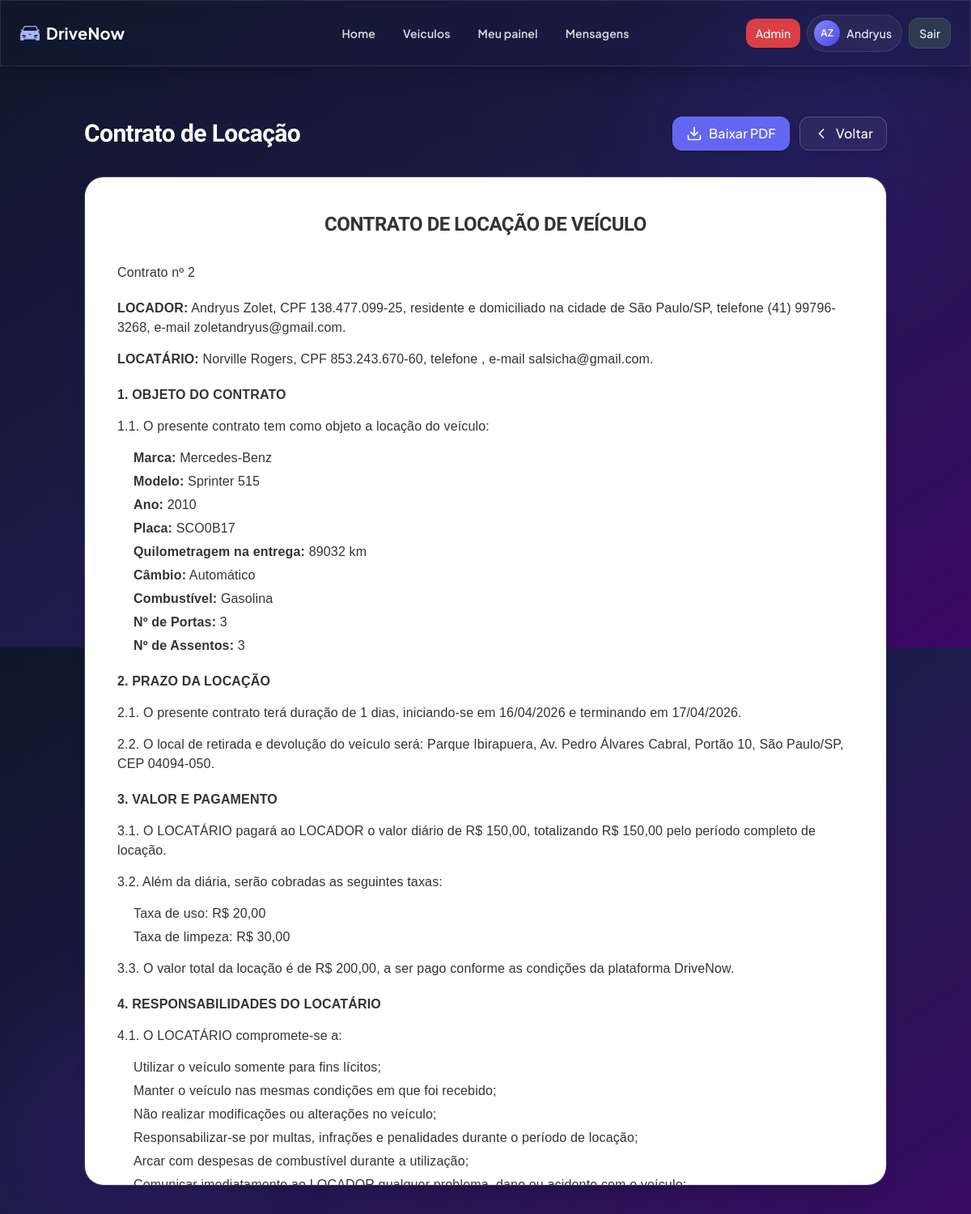
The page /contrato/gerar_contrato.php?reserva=2 (signed in) on the database its author committed.
### tables this page shows
CREATE TABLE `reserva` (
  `id` int(11) NOT NULL,
  `veiculo_id` int(11) DEFAULT NULL,
  `conta_usuario_id` int(11) DEFAULT NULL,
  `reserva_data` date DEFAULT NULL,
  `devolucao_data` date DEFAULT NULL,
  `diaria_valor` decimal(10,2) DEFAULT NULL,
  `taxas_de_uso` decimal(10,2) DEFAULT NULL,
  `taxas_de_limpeza` decimal(10,2) DEFAULT NULL,
  `valor_total` decimal(10,2) DEFAULT NULL,
  `status` varchar(20) DEFAULT 'pendente',
  `observacoes` text DEFAULT NULL
);

CREATE TABLE `conta_usuario` (
  `id` int(11) NOT NULL,
  `is_admin` tinyint(1) NOT NULL DEFAULT 0,
  `ativo` tinyint(1) NOT NULL DEFAULT 1,
  `primeiro_nome` varchar(50) DEFAULT NULL,
  `segundo_nome` varchar(50) DEFAULT NULL,
  `telefone` varchar(20) DEFAULT NULL,
  `e_mail` varchar(100) DEFAULT NULL,
  `senha` varchar(255) DEFAULT NULL,
  `data_de_entrada` date DEFAULT NULL,
  `foto_perfil` varchar(255) DEFAULT NULL,
  `cpf` varchar(14) DEFAULT NULL COMMENT 'CPF do usuário',
  `foto_cnh_frente` varchar(255) DEFAULT NULL COMMENT 'Caminho para foto da CNH (frente)',
  `foto_cnh_verso` varchar(255) DEFAULT NULL COMMENT 'Caminho para foto da CNH (verso)',
  `status_docs` enum('pendente','verificando','aprovado','rejeitado') NOT NULL DEFAULT 'pendente' COMMENT 'Status da verificação dos documentos',
  `data_verificacao` datetime DEFAULT NULL COMMENT 'Data da última verificação',
  `admin_verificacao` int(11) DEFAULT NULL COMMENT 'ID do admin que verificou os documentos',
  `tem_cnh` tinyint(1) NOT NULL DEFAULT 0 COMMENT 'Se o usuário possui CNH',
  `cadastro_completo` tinyint(1) NOT NULL DEFAULT 0 COMMENT 'Se o usuário completou o cadastro com documentos',
  `observacoes_docs` text DEFAULT NULL COMMENT 'Observações da verificação',
  `mensagens_nao_lidas` int(11) NOT NULL DEFAULT 0,
  `media_avaliacao_proprietario` decimal(3,1) DEFAULT NULL,
  `total_avaliacoes_proprietario` int(11) DEFAULT 0,
  `media_avaliacao_locatario` decimal(3,1) DEFAULT NULL,
  `total_avaliacoes_locatario` int(11) DEFAULT 0
);

CREATE TABLE `cidade` (
  `id` int(11) NOT NULL,
  `estado_id` int(11) NOT NULL,
  `cidade_nome` varchar(100) NOT NULL
);

CREATE TABLE `estado` (
  `id` int(11) NOT NULL,
  `estado_nome` varchar(100) NOT NULL,
  `sigla` char(2) DEFAULT NULL
);

CREATE TABLE `veiculo` (
  `id` int(11) NOT NULL,
  `local_id` int(11) DEFAULT NULL,
  `categoria_veiculo_id` int(11) DEFAULT NULL,
  `dono_id` int(11) DEFAULT NULL,
  `veiculo_marca` varchar(50) DEFAULT NULL,
  `veiculo_modelo` varchar(100) DEFAULT NULL,
  `veiculo_ano` int(11) DEFAULT NULL,
  `veiculo_km` int(11) DEFAULT NULL,
  `veiculo_placa` varchar(50) DEFAULT NULL,
  `veiculo_cambio` varchar(50) DEFAULT NULL,
  `veiculo_combustivel` varchar(50) DEFAULT NULL,
  `veiculo_portas` int(11) DEFAULT NULL,
  `veiculo_acentos` int(11) DEFAULT NULL,
  `veiculo_tracao` varchar(50) DEFAULT NULL,
  `disponivel` tinyint(1) DEFAULT 1 COMMENT '0=Indisponível, 1=Disponível',
  `preco_diaria` decimal(10,2) NOT NULL DEFAULT 150.00,
  `descricao` text DEFAULT NULL,
  `media_avaliacao` decimal(3,1) DEFAULT NULL,
  `total_avaliacoes` int(11) DEFAULT 0
);

CREATE TABLE `local` (
  `id` int(11) NOT NULL,
  `cidade_id` int(11) NOT NULL,
  `nome_local` varchar(100) NOT NULL,
  `endereco` varchar(255) DEFAULT NULL,
  `complemento` varchar(100) DEFAULT NULL,
  `cep` varchar(10) DEFAULT NULL
);

### includes/auth.php (called while the page is built, shortened)
<?php
function isAdmin() {
    $usuario = getUsuario();
    return isset($usuario['is_admin']) && $usuario['is_admin'] == 1;
}
function estaLogado() {
    return isset($_SESSION['usuario']);
}
function getUsuario() {
    return $_SESSION['usuario'] ?? null;
}
?>

### contrato/gerar_contrato.php (the view, shortened to what this page needs)
<?php
require_once '../includes/auth.php';
$mpdfDisponivel = file_exists('../vendor/autoload.php');
global $pdo;
$reservaId = (int)$_GET['reserva'];
$stmt = $pdo->prepare("
    SELECT r.*, v.veiculo_marca, v.veiculo_modelo, v.veiculo_ano, v.veiculo_placa,
           v.veiculo_km, v.veiculo_cambio, v.veiculo_combustivel, v.veiculo_portas,
           v.veiculo_acentos, v.veiculo_tracao,
           loc.nome_local, loc.endereco, loc.complemento, loc.cep,
           c.cidade_nome, e.estado_nome, e.sigla,
           d.conta_usuario_id AS proprietario_id,
           proprio.primeiro_nome AS dono_nome, proprio.segundo_nome AS dono_sobrenome,
           proprio.cpf AS dono_cpf, proprio.telefone AS dono_telefone, proprio.e_mail AS dono_email,
           locat.primeiro_nome AS locatario_nome, locat.segundo_nome AS locatario_sobrenome,
           locat.cpf AS locatario_cpf, locat.telefone AS locatario_telefone, locat.e_mail AS locatario_email,
           locat.id AS locatario_id
    FROM reserva r
    INNER JOIN veiculo v ON r.veiculo_id = v.id
    INNER JOIN dono d ON v.dono_id = d.id
    INNER JOIN conta_usuario proprio ON d.conta_usuario_id = proprio.id
    INNER JOIN conta_usuario locat ON r.conta_usuario_id = locat.id
    LEFT JOIN local loc ON v.local_id = loc.id
    LEFT JOIN cidade c ON loc.cidade_id = c.id
    LEFT JOIN estado e ON c.estado_id = e.id
    WHERE r.id = ?
");
$stmt->execute([$reservaId]);
$reserva = $stmt->fetch();
$valorDiaria = number_format($reserva['diaria_valor'], 2, ',', '.');
$taxaUso = number_format($reserva['taxas_de_uso'], 2, ',', '.');
$taxaLimpeza = number_format($reserva['taxas_de_limpeza'], 2, ',', '.');
$valorTotal = number_format($reserva['valor_total'], 2, ',', '.');
$dataInicio = new DateTime($reserva['reserva_data']);
$dataFim = new DateTime($reserva['devolucao_data']);
$dias = $dataInicio->diff($dataFim)->days;
$dataInicioFormatada = $dataInicio->format('d/m/Y');
$dataFimFormatada = $dataFim->format('d/m/Y');
$dataAtual = date('d/m/Y');
$textoContrato = "
<h1 style='text-align: center; margin-bottom: 30px;'>CONTRATO DE LOCAÇÃO DE VEÍCULO</h1>
<p style='margin-bottom: 20px;'>Contrato nº {$reserva['id']}</p>
<p><strong>LOCADOR:</strong> {$reserva['dono_nome']} {$reserva['dono_sobrenome']}, CPF {$reserva['dono_cpf']}, residente e domiciliado na cidade de {$reserva['cidade_nome']}/{$reserva['sigla']}, telefone {$reserva['dono_telefone']}, e-mail {$reserva['dono_email']}.</p>
<p><strong>LOCATÁRIO:</strong> {$reserva['locatario_nome']} {$reserva['locatario_sobrenome']}, CPF {$reserva['locatario_cpf']}, telefone {$reserva['locatario_telefone']}, e-mail {$reserva['locatario_email']}.</p>
<p style='margin-top: 20px;'><strong>1. OBJETO DO CONTRATO</strong></p>
<p>1.1. O presente contrato tem como objeto a locação do veículo:</p>
<ul>
    <li><strong>Marca:</strong> {$reserva['veiculo_marca']}</li>
    <li><strong>Modelo:</strong> {$reserva['veiculo_modelo']}</li>
    <li><strong>Ano:</strong> {$reserva['veiculo_ano']}</li>
    <li><strong>Placa:</strong> {$reserva['veiculo_placa']}</li>
    <li><strong>Quilometragem na entrega:</strong> {$reserva['veiculo_km']} km</li>
    <li><strong>Câmbio:</strong> {$reserva['veiculo_cambio']}</li>
    <li><strong>Combustível:</strong> {$reserva['veiculo_combustivel']}</li>
    <li><strong>Nº de Portas:</strong> {$reserva['veiculo_portas']}</li>
    <li><strong>Nº de Assentos:</strong> {$reserva['veiculo_acentos']}</li>
</ul>
<p style='margin-top: 20px;'><strong>2. PRAZO DA LOCAÇÃO</strong></p>
<p>2.1. O presente contrato terá duração de {$dias} dias, iniciando-se em {$dataInicioFormatada} e terminando em {$dataFimFormatada}.</p>
<p>2.2. O local de retirada e devolução do veículo será: {$reserva['nome_local']}, {$reserva['endereco']}, {$reserva['complemento']}, {$reserva['cidade_nome']}/{$reserva['sigla']}, CEP {$reserva['cep']}.</p>
<p style='margin-top: 20px;'><strong>3. VALOR E PAGAMENTO</strong></p>
<p>3.1. O LOCATÁRIO pagará ao LOCADOR o valor diário de R$ {$valorDiaria}, totalizando R$ " . number_format($reserva['diaria_valor'] * $dias, 2, ',', '.') . " pelo período completo de locação.</p>
<p>3.2. Além da diária, serão cobradas as seguintes taxas:</p>
<ul>
    <li>Taxa de uso: R$ {$taxaUso}</li>
    <li>Taxa de limpeza: R$ {$taxaLimpeza}</li>
</ul>
<p>3.3. O valor total da locação é de R$ {$valorTotal}, a ser pago conforme as condições da plataforma DriveNow.</p>
<p style='margin-top: 20px;'><strong>4. RESPONSABILIDADES DO LOCATÁRIO</strong></p>
<p>4.1. O LOCATÁRIO compromete-se a:</p>
<ul>
    <li>Utilizar o veículo somente para fins lícitos;</li>
    <li>Manter o veículo nas mesmas condições em que foi recebido;</li>
    <li>Não realizar modificações ou alterações no veículo;</li>
    <li>Responsabilizar-se por multas, infrações e penalidades durante o período de locação;</li>
    <li>Arcar com despesas de combustível durante a utilização;</li>
    <li>Comunicar imediatamente ao LOCADOR qualquer problema, dano ou acidente com o veículo;</li>
</ul>
<p>8.2. Para dirimir quaisquer controvérsias oriundas deste contrato, as partes elegem o foro da comarca de {$reserva['cidade_nome']}/{$reserva['sigla']}.</p>
<p style='margin-top: 20px;'>{$reserva['cidade_nome']}, {$dataAtual}.</p>
            {$reserva['dono_nome']} {$reserva['dono_sobrenome']}<br>
            {$reserva['locatario_nome']} {$reserva['locatario_sobrenome']}<br>
";
$navBasePath = '../';
$navCurrent = 'reservas';
$navFixed = true;
?>
<!DOCTYPE html>
<html lang="pt-br">
<head>
    <script src="https://cdn.tailwindcss.com"></script>
    <link rel="stylesheet" href="../assets/ui-modern.css">
</head>
<body class="drivenow-modern min-h-screen bg-gradient-to-br from-slate-900 via-indigo-950 to-purple-950 text-white p-4 md:p-8 overflow-x-hidden">
    <div class="fixed top-0 right-0 w-96 h-96 rounded-full bg-indigo-700 opacity-10 blur-3xl -z-10 animate-pulse animate-pulse-15s"></div>
    <?php include_once '../includes/navbar.php'; ?>
    <main class="container mx-auto px-4 pt-28 pb-8">
        <div class="flex justify-between items-center mb-8">
            <h1 class="text-3xl font-bold">Contrato de Locação</h1>
            <div class="flex gap-3">
                <?php if ($mpdfDisponivel): ?>
                <a href="gerar_contrato.php?reserva=<?= $reservaId ?>&pdf=1" class="btn-dn-primary bg-indigo-500 hover:bg-indigo-600 text-white font-medium rounded-xl transition-colors border border-indigo-400/30 px-4 py-2 shadow-md hover:shadow-lg flex items-center gap-2">
                    Baixar PDF
                </a>
                <?php endif; ?>
                <a href="<?= $reserva['locatario_id'] === $usuario['id'] ? '../reserva/minhas_reservas.php' : '../reserva/reservas_recebidas.php' ?>" class="btn-dn-ghost border border-white/20 text-white hover:bg-white/20 rounded-xl px-4 py-2 font-medium backdrop-blur-sm bg-white/5 hover:bg-white/10 shadow-md hover:shadow-lg flex items-center gap-2">
                    <svg xmlns="http://www.w3.org/2000/svg" width="24" height="24" viewBox="0 0 24 24" fill="none" stroke="currentColor" stroke-width="2" stroke-linecap="round" stroke-linejoin="round" class="h-5 w-5">
                        <path d="m15 18-6-6 6-6"/>
                    </svg>
                    Voltar
                </a>
            </div>
        </div>
        <div class="section-shell backdrop-blur-lg bg-white/5 border subtle-border rounded-3xl overflow-hidden shadow-lg mb-10">
            <div class="contract-container overflow-auto max-h-[80vh]">
                <?= $textoContrato ?>
            </div>
        </div>
    </main>
</body>
</html>

### includes/navbar.php (shortened to what this page needs)
<?php
$navBasePath = $navBasePath ?? '';
$navCurrent = $navCurrent ?? '';
$navFixed = (bool)($navFixed ?? true);
$navUsuario = getUsuario();
$navLogado = estaLogado();
$navEhAdmin = $navLogado && isAdmin();
$navShowDashboardLink = (bool)($navShowDashboardLink ?? $navLogado);
$linkClass = static function (string $key) use ($navCurrent): string {
    $base = 'nav-pill inline-flex items-center px-3 py-2 rounded-full text-sm';
    return $navCurrent === $key
        ? $base . ' nav-pill-active text-white bg-indigo-500/80 border border-indigo-400/50 shadow-md'
        : $base . ' nav-pill-idle text-white/85 hover:text-white hover:bg-white/10 border border-transparent';
};
$adminDesktopClass = $navCurrent === 'admin'
    ? 'px-3 py-2 rounded-xl bg-red-500 text-white text-sm font-medium transition-colors border border-red-300/40 shadow-md'
    : 'px-3 py-2 rounded-xl bg-red-500/90 hover:bg-red-600 text-white text-sm font-medium transition-colors';
$homeUrl = $navBasePath . 'index.php';
$dashboardUrl = $navBasePath . 'vboard.php';
$browseUrl = $navBasePath . 'reserva/catalogo.php';
$profileUrl = $navBasePath . 'perfil/editar.php';
$mensagensUrl = $navBasePath . 'mensagens/mensagens.php';
$adminUrl = $navBasePath . 'admin/dadmin.php';
$loginUrl = $navBasePath . 'login.php';
$cadastroUrl = $navBasePath . 'cadastro.php';
$logoutUrl = $navBasePath . 'logout.php';
$wrapperClasses = $navFixed
    ? 'fixed top-0 left-0 right-0 z-50 backdrop-blur-md bg-slate-900/72 border-b subtle-border dn-nav-shell'
    : 'backdrop-blur-md bg-white/5 border subtle-border rounded-2xl mb-8 shadow-lg overflow-hidden dn-nav-shell';
$containerClasses = $navFixed ? 'max-w-7xl mx-auto px-4 sm:px-6' : 'container mx-auto px-4';
$rowHeightClasses = $navFixed ? 'h-20' : 'h-16';
$navPrimeiroNome = trim((string)($navUsuario['primeiro_nome'] ?? ''));
$navSegundoNome = trim((string)($navUsuario['segundo_nome'] ?? ''));
$navNomeExibicao = $navPrimeiroNome !== '' ? $navPrimeiroNome : 'Perfil';
$navIniciais = '';
if ($navPrimeiroNome !== '') {
    $navIniciais .= strtoupper(substr($navPrimeiroNome, 0, 1));
}
if ($navSegundoNome !== '') {
    $navIniciais .= strtoupper(substr($navSegundoNome, 0, 1));
}
?>
<header class="<?= $wrapperClasses ?>">
    <div class="<?= $containerClasses ?>">
        <div class="<?= $rowHeightClasses ?> relative flex items-center justify-between gap-4">
            <a href="<?= htmlspecialchars($homeUrl) ?>" class="flex items-center text-xl font-bold text-white">
                DriveNow
            </a>
            <nav class="hidden lg:flex absolute left-1/2 -translate-x-1/2 items-center gap-2 text-sm text-white/80">
                <a href="<?= htmlspecialchars($homeUrl) ?>" class="<?= $linkClass('home') ?>">Home</a>
                <a href="<?= htmlspecialchars($browseUrl) ?>" class="<?= $linkClass('veiculos') ?>">Veiculos</a>
                <?php if ($navLogado): ?>
                    <?php if (!empty($navShowDashboardLink)): ?>
                        <a href="<?= htmlspecialchars($dashboardUrl) ?>" class="<?= $linkClass('painel') ?>">Meu painel</a>
                    <?php endif; ?>
                    <a href="<?= htmlspecialchars($mensagensUrl) ?>" class="<?= $linkClass('mensagens') ?>">Mensagens</a>
                <?php endif; ?>
            </nav>
            <div class="hidden md:flex items-center gap-2">
                <?php if (!$navLogado): ?>
                    <a href="<?= htmlspecialchars($loginUrl) ?>" class="btn-dn-ghost px-4 py-2 rounded-xl border subtle-border text-white/90 hover:bg-white/10 transition-colors">Login</a>
                    <a href="<?= htmlspecialchars($cadastroUrl) ?>" class="btn-dn-primary px-4 py-2 rounded-xl bg-indigo-500 hover:bg-indigo-600 text-white font-medium transition-colors">Cadastro</a>
                <?php else: ?>
                    <?php if ($navEhAdmin): ?>
                        <a href="<?= htmlspecialchars($adminUrl) ?>" class="<?= $adminDesktopClass ?>">Admin</a>
                    <?php endif; ?>
                    <a href="<?= htmlspecialchars($profileUrl) ?>" class="user-chip inline-flex items-center gap-2 px-2 py-1.5 text-white/95 transition-colors hover:bg-white/10 text-sm border subtle-border rounded-full bg-white/5">
                        <span class="user-avatar inline-flex h-8 w-8 items-center justify-center rounded-full bg-indigo-500 text-white text-xs font-semibold"><?= htmlspecialchars($navIniciais) ?></span>
                        <span class="pr-1 font-medium"><?= htmlspecialchars($navNomeExibicao) ?></span>
                    </a>
                    <a href="<?= htmlspecialchars($logoutUrl) ?>" class="btn-dn-ghost px-3 py-2 rounded-xl bg-slate-700/80 hover:bg-slate-600 text-white text-sm font-medium transition-colors border subtle-border">Sair</a>
                <?php endif; ?>
            </div>
        </div>
    </div>
</header>

### rows shown on the page
reserva: conta_usuario.primeiro_nome+segundo_nome "AZ", conta_usuario.primeiro_nome "Andryus", id "2", conta_usuario.segundo_nome "Zolet", conta_usuario.cpf "138.477.099-25", cidade.cidade_nome "São Paulo", estado.sigla "SP", conta_usuario.telefone "(41) 99796-3268", conta_usuario.e_mail "zoletandryus@gmail.com", conta_usuario.primeiro_nome "Norville", conta_usuario.segundo_nome "Rogers", conta_usuario.cpf "853.243.670-60", conta_usuario.e_mail "salsicha@gmail.com", veiculo.veiculo_marca "Mercedes-Benz", veiculo.veiculo_modelo "Sprinter 515", veiculo.veiculo_ano "2010", veiculo.veiculo_placa "SCO0B17", veiculo.veiculo_km "89032", veiculo.veiculo_cambio "Automático", veiculo.veiculo_combustivel "Gasolina", veiculo.veiculo_portas "3", veiculo.veiculo_acentos "3", dias "1", reserva_data "16/04/2026", devolucao_data "17/04/2026", local.nome_local "Parque Ibirapuera", local.endereco "Av. Pedro Álvares Cabral", local.complemento "Portão 10", local.cep "04094-050", diaria_valor "150,00", $reserva['diaria_valor'] * $dias "150,00", taxas_de_uso "20,00", taxas_de_limpeza "30,00", valor_total "200,00"
